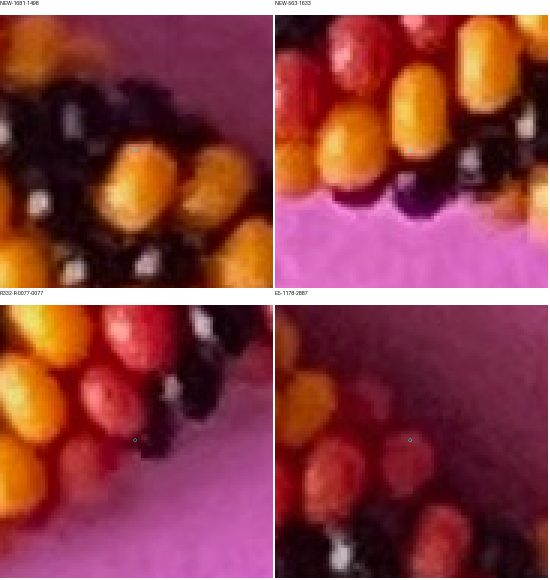
#> input picture photo2/r341/association-contexts.png, 1100 x 1160 px (shown at 1/2 size)
$ python -i local_patch.py   (imports and definitions only)
#> lines starting #> are read from the running program, lines starting #| are printed output that depends on the picture; after the words box and inside, x2 and y2 are one past the last pixel; in counts of white or black regions, pixels touching at a corner belong together
"""Calibrated local contour registration. Observed truth never enters this module.

Candidate label images are forward model predictions, not observed ID passes.
Index assignments remain conditional on candidate helicity and accepted image support.
"""
from __future__ import annotations

import numpy as np
from scipy import ndimage as ndi
from scipy.optimize import least_squares
from skimage.color import rgb2gray, rgb2hsv
from skimage.filters import sobel
from skimage.segmentation import find_boundaries

PARAMETERS = dict(edge_threshold=.035, sigma=1., distance_cap=12., support_distance=2.5,
                  support_fraction=.60, min_pixels=100, max_points=1500,
                  coefficient_bound=16., regularization=.20, max_nfev=60,
                  tie_pixels=.5, anchor_margin=8, border=12)


def image_evidence(rgb, mode='sv'):
    """SV keeps hue wrap out of the edge metric; highlights also change value."""
#> called with mode = 'sv'
    if mode not in ('sv', 'gray'):
        raise ValueError('Unknown evidence mode')
    channels = (np.moveaxis(rgb2hsv(rgb)[..., 1:], -1, 0) if mode == 'sv'
                else rgb2gray(rgb)[None])
    strength = np.max([sobel(ndi.gaussian_filter(c, PARAMETERS['sigma'])) for c in channels], axis=0)
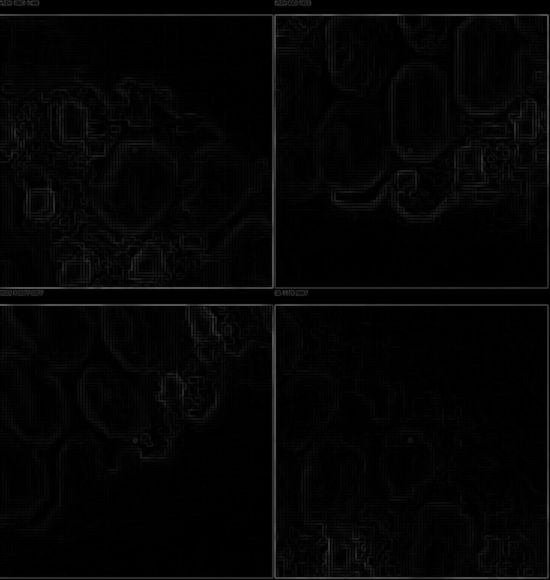
#> strength: shape (1160, 1100) float64 (shown at 1/2 size); min 0, max 0.453, mean 0.0194
    edge = strength >= PARAMETERS['edge_threshold']
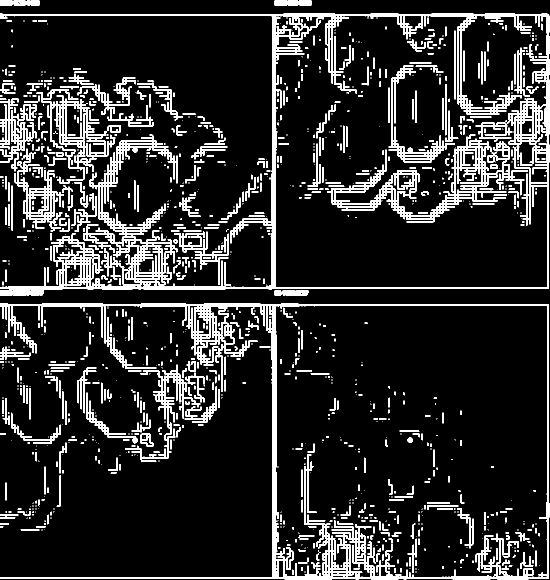
#> edge: shape (1160, 1100) bool (shown at 1/2 size); 12.2% white; 1216 white regions (765 under 20 px), largest, box (x1, y1, x2, y2) and area: (0, 27, 1099, 579) 45937, (0, 607, 1099, 1159) 33751, (654, 269, 1056, 446) 11796
    distance = (ndi.distance_transform_edt(~edge) if edge.any()
                else np.full(edge.shape, PARAMETERS['distance_cap']))
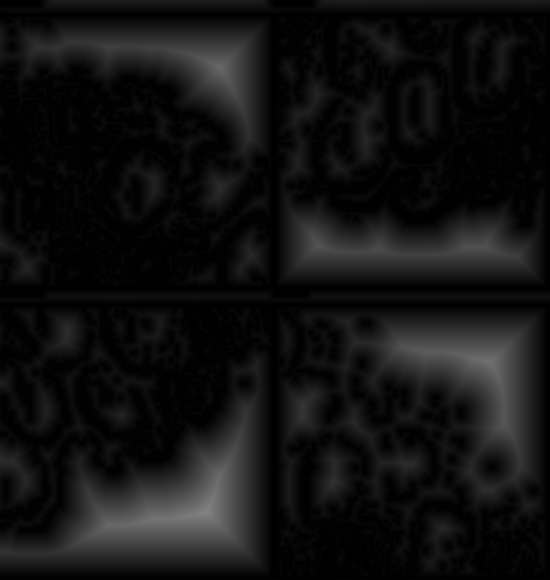
#> distance: shape (1160, 1100) float64 (shown at 1/2 size); min 0, max 131, mean 17.5
    return edge, np.minimum(distance, PARAMETERS['distance_cap'])


def basis(y, height):
    q = (np.asarray(y)-(height-1)/2)/(height/2)
    return np.stack([np.ones_like(q), q, q*q-1/3], axis=-1)


def displace(xy, coefficients, height):
    return np.asarray(xy)+basis(np.asarray(xy)[..., 1], height) @ np.asarray(coefficients).reshape(3, 2)


# [24 lines left out: functions inverse_grid, warp, contour_points, not called in this run]


def distances(distance, xy):
    return ndi.map_coordinates(distance, np.asarray(xy).T[::-1], order=1,
                               mode='constant', cval=PARAMETERS['distance_cap'])


# [110 lines left out: functions fit, assess, retained_hypotheses, not called in this run]

>>> import cv2
>>> picture = cv2.cvtColor(cv2.imread('r341/association-contexts.png'), cv2.COLOR_BGR2RGB)
>>> result = image_evidence(picture)

$ run again, on photo2/r341/audit-black-red-01.png
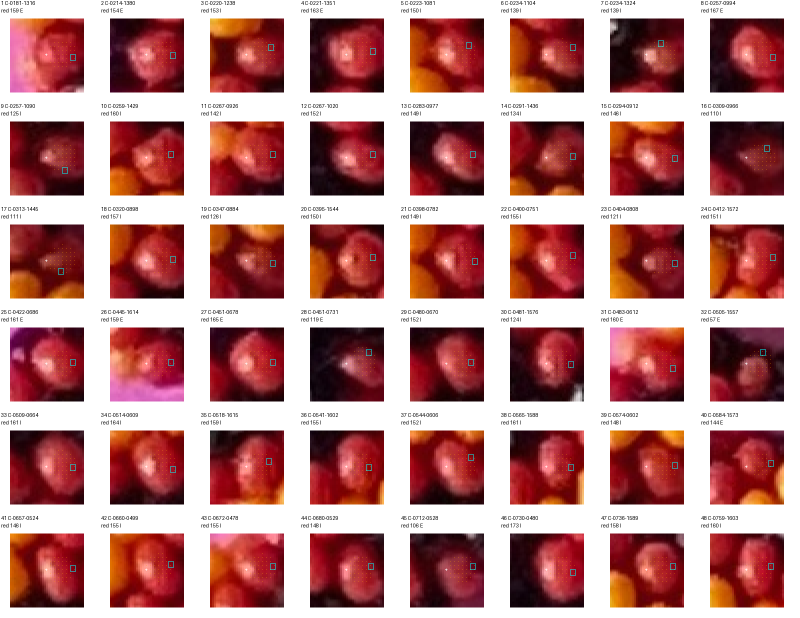
#> input picture photo2/r341/audit-black-red-01.png, 1600 x 1236 px (shown at 1/2 size)
#> in image_evidence, `edge = strength >= PARAMETERS['edge_threshold']`:
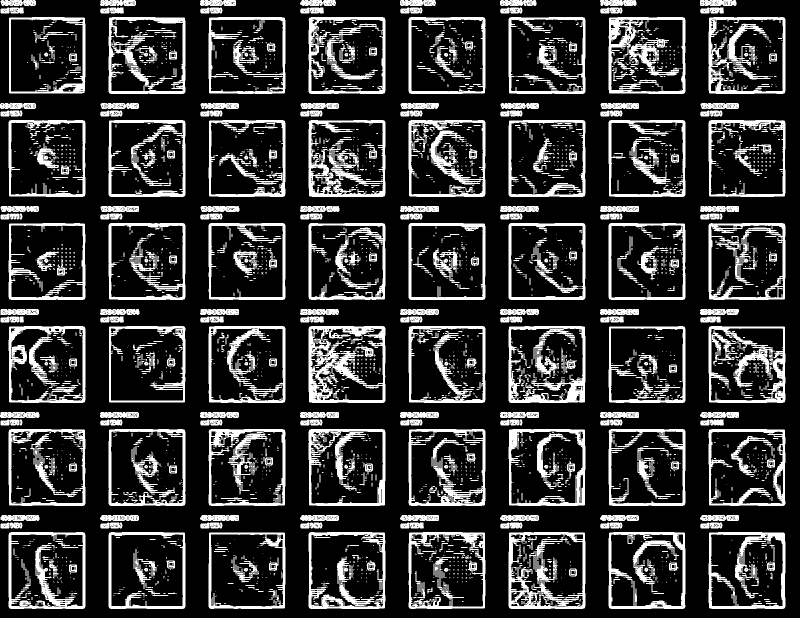
#> edge: shape (1236, 1600) bool (shown at 1/2 size); 20.2% white; 3340 white regions (2656 under 20 px), largest, box (x1, y1, x2, y2) and area: (617, 652, 771, 806) 10186, (1017, 1064, 1171, 1218) 8374, (1417, 652, 1571, 806) 8335
#> in image_evidence, `distance = (ndi.distance_transform_edt(~edge) if edge.any() else np.fu..`:
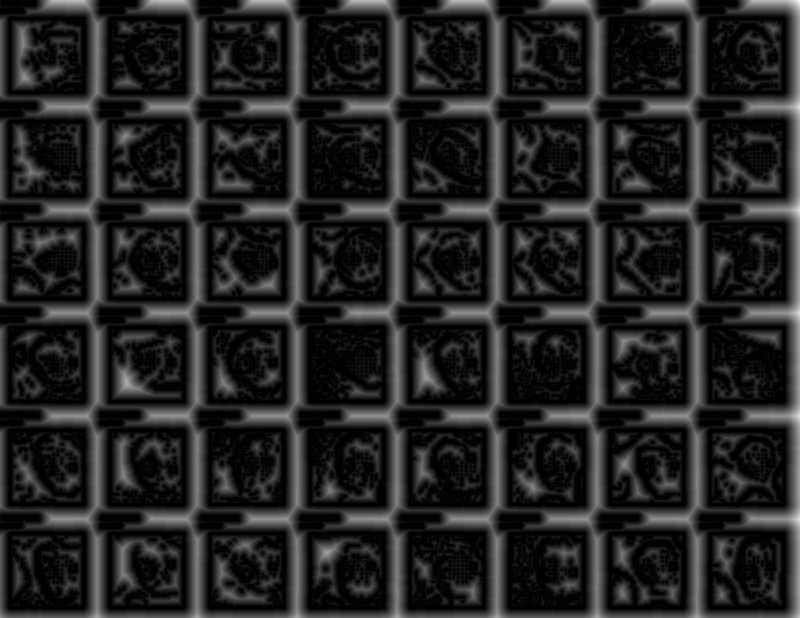
#> distance: shape (1236, 1600) float64 (shown at 1/2 size); min 0, max 46.75, mean 6.6; drawn with min black and max white

$ run again, on photo2/r341/audit-black-red-02.png
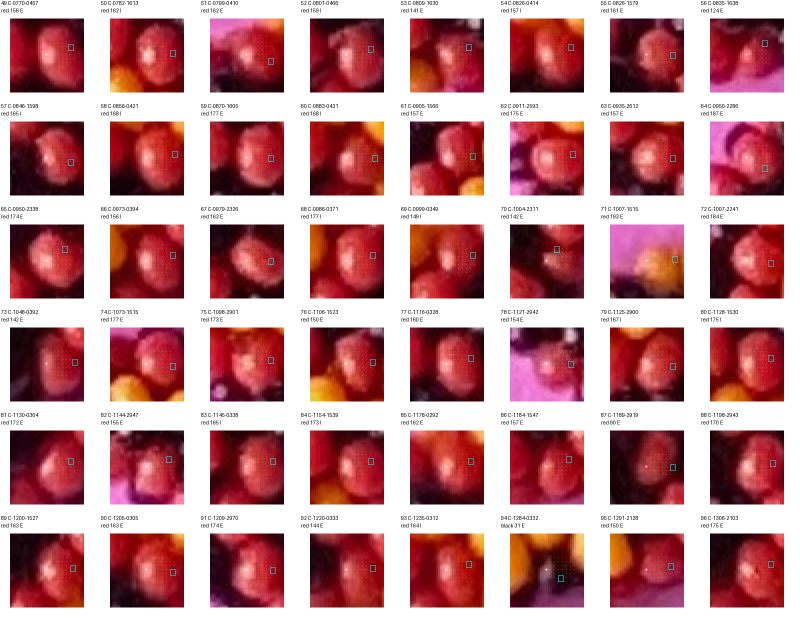
#> input picture photo2/r341/audit-black-red-02.png, 1600 x 1236 px (shown at 1/2 size)
#> in image_evidence, `edge = strength >= PARAMETERS['edge_threshold']`:
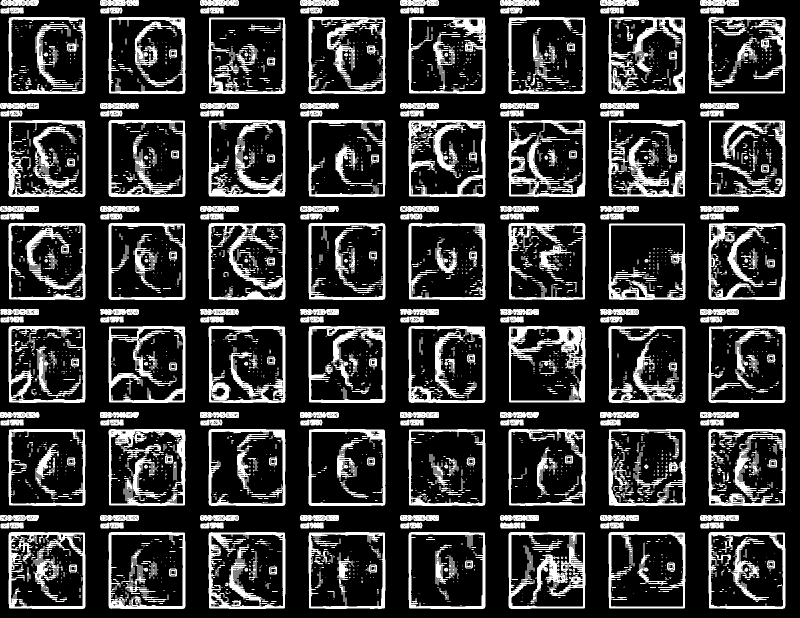
#> edge: shape (1236, 1600) bool (shown at 1/2 size); 20.5% white; 3293 white regions (2585 under 20 px), largest, box (x1, y1, x2, y2) and area: (1017, 1064, 1171, 1218) 7767, (1217, 34, 1371, 188) 7733, (817, 240, 971, 394) 7716
#> in image_evidence, `distance = (ndi.distance_transform_edt(~edge) if edge.any() else np.fu..`:
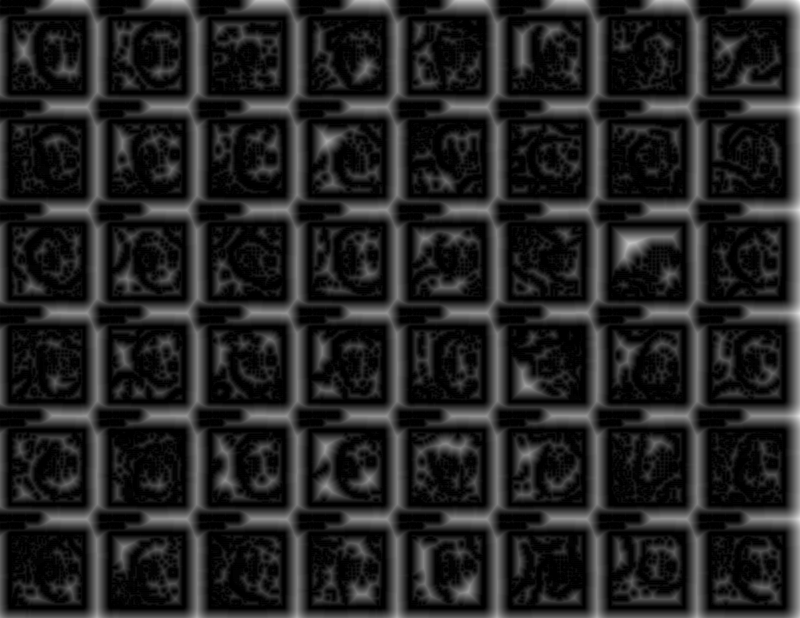
#> distance: shape (1236, 1600) float64 (shown at 1/2 size); min 0, max 46.75, mean 6.6; drawn with min black and max white

$ run again, on photo2/r341/audit-black-red-03.png
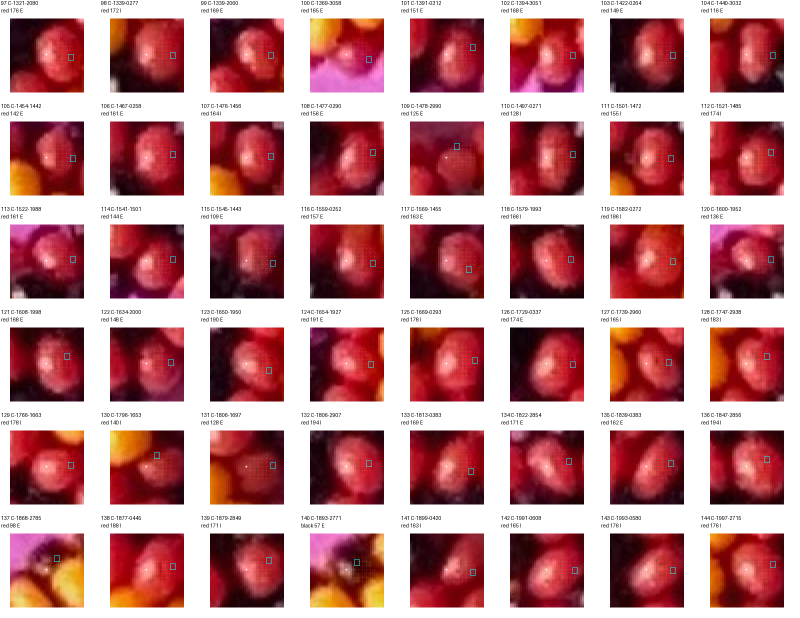
#> input picture photo2/r341/audit-black-red-03.png, 1600 x 1236 px (shown at 1/2 size)
#> in image_evidence, `edge = strength >= PARAMETERS['edge_threshold']`:
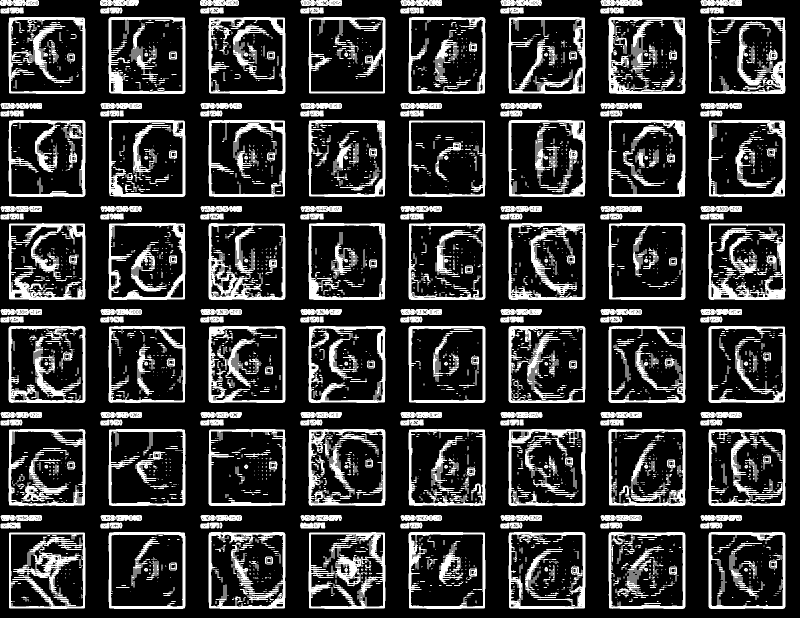
#> edge: shape (1236, 1600) bool (shown at 1/2 size); 20.5% white; 3234 white regions (2470 under 20 px), largest, box (x1, y1, x2, y2) and area: (17, 446, 171, 600) 7959, (18, 1065, 171, 1218) 7873, (417, 446, 571, 600) 7558
#> in image_evidence, `distance = (ndi.distance_transform_edt(~edge) if edge.any() else np.fu..`:
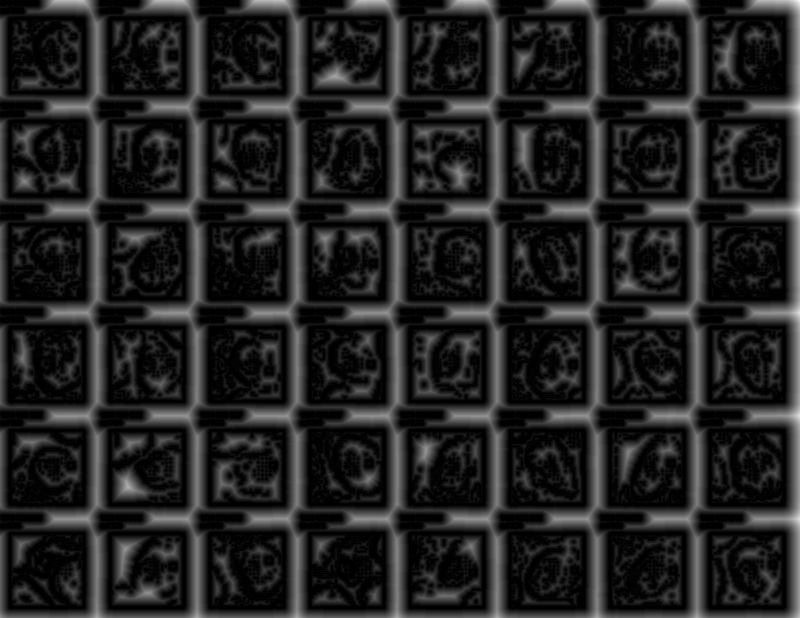
#> distance: shape (1236, 1600) float64 (shown at 1/2 size); min 0, max 46.75, mean 6.5; drawn with min black and max white
